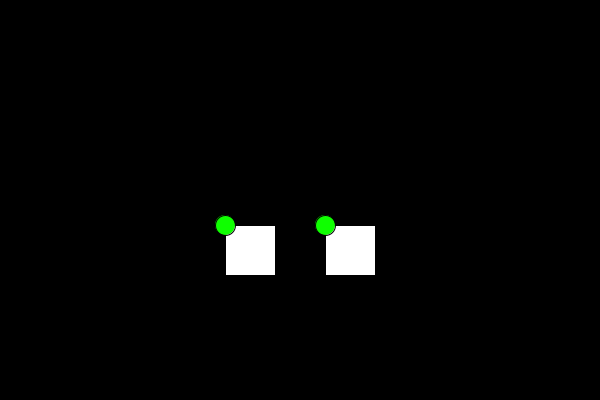
Frame 1 (no input)
Frame 60 (the mouse pressed at the canvas centre just before this capture): identical to frame 1, image omitted
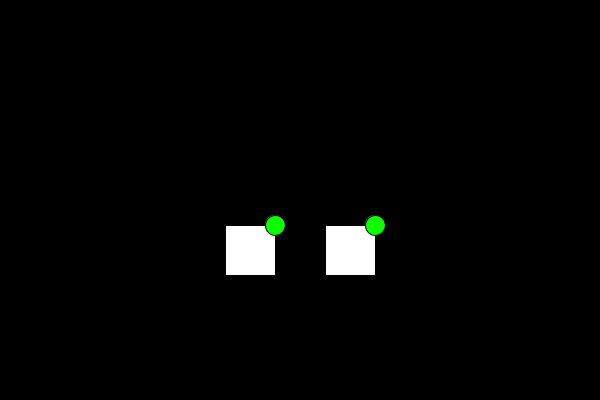
Frame 120 (the mouse held since frame 60 and released just before this capture)

The Processing sketch that drew these frames (run headless with seeded random() and noise(); from frame 60 on, the mouse is pressed at the canvas centre):

// Processing sketch: processing_33584
// ── processing_33584.pde

/* assignment following eyes - square version */

float  xPos;
float  yPos;
float  px;
float  py;
float ellipsePosY = 200;
float radius = 25.0;
int eyeRadius = 20;



void setup() {
  size(600, 400);
  smooth();
  frameRate(10);
}



void draw() {


  background(0);

  for (int i = 0; i < 2; i ++) {  //drawing of the white part of the eyes

    fill(255, 255, 255);

    rect(100*i + 225, 225, 2*radius, 2* radius);
  }
  
  
  xPos = constrain(mouseX, 250 - radius, 250 + radius);
  
  yPos = constrain(mouseY, 250 - radius, 250 + radius);
  
      fill(15,255,0);
  ellipse(xPos, yPos, eyeRadius, eyeRadius); 

  
      fill(15,255,0);
    ellipse(xPos + 100, yPos, eyeRadius, eyeRadius);  
}
